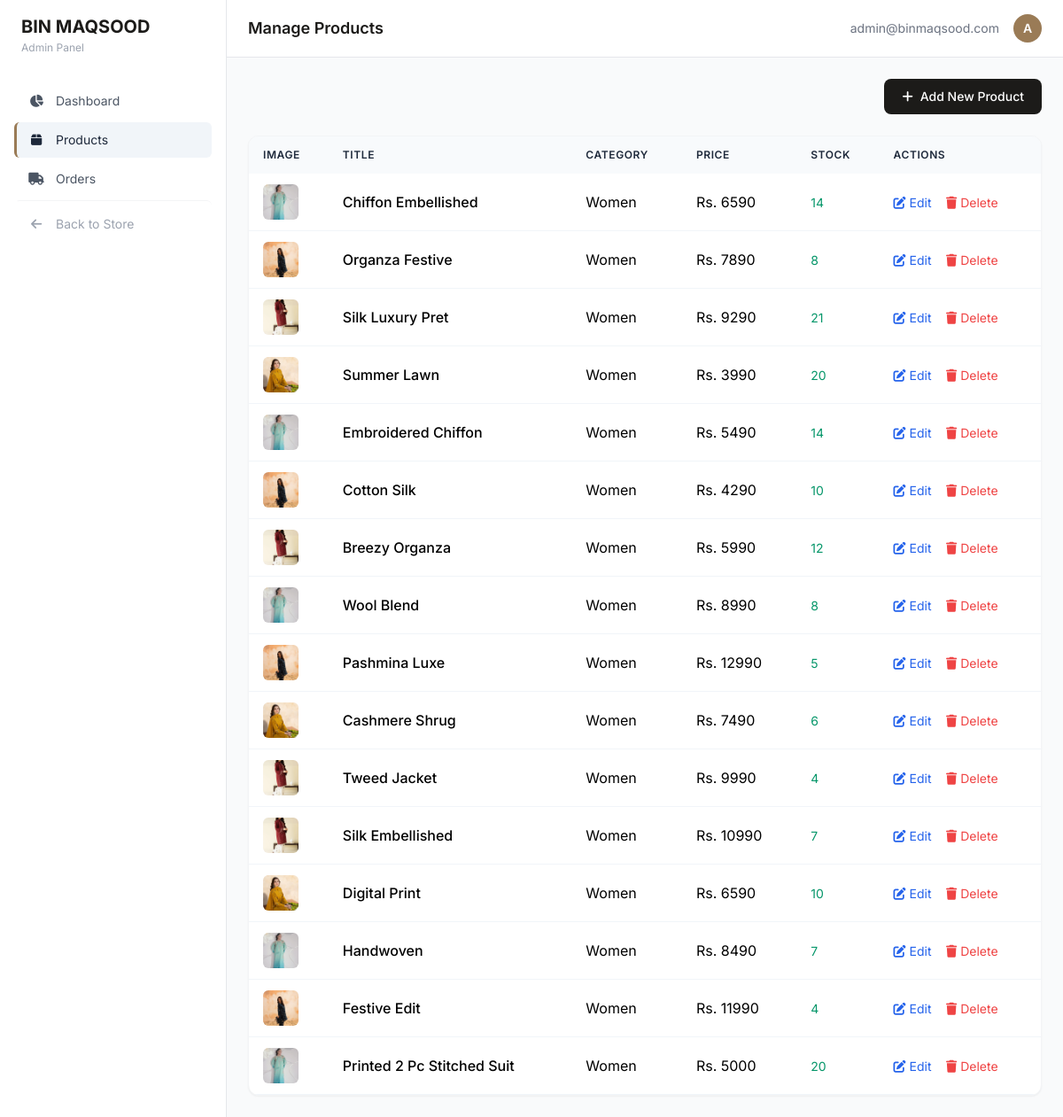
/admin/products, run on an earlier commit of the app's database.
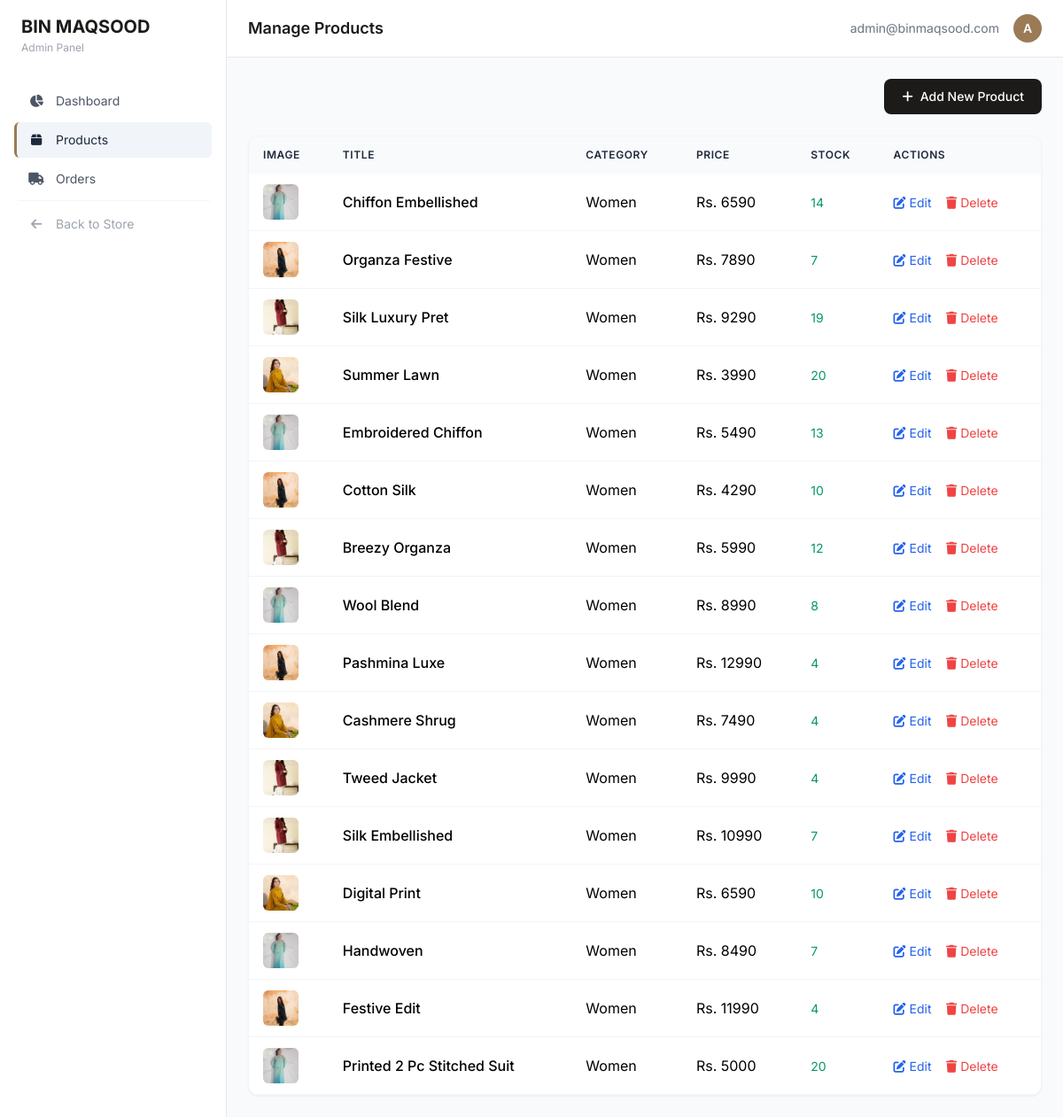
And on a later commit of the database.
### models.py (models this page shows)
class Product(db.Model):
    __tablename__ = 'products'
    id = db.Column(db.Integer, primary_key=True)
    title = db.Column(db.String(200), nullable=False)
    price = db.Column(db.Numeric(10, 2), nullable=False)
    category = db.Column(db.String(50))
    stock = db.Column(db.Integer, default=0)
    image_path = db.Column(db.String(300))
    order_items = db.relationship('OrderItem', backref='product', lazy=True)

### app.py (the view)
@app.route('/admin/products')
def admin_products():
    products = Product.query.all()
    return render_template('admin/products.html', products=products)

### templates/admin/products.html (shortened to what this page needs)
{% extends "admin/base.html" %}
{% block admin_header %}Manage Products{% endblock %}
{% block admin_content %}
<div class="flex justify-end mb-6">
    <button onclick="document.getElementById('add-product-modal').classList.remove('hidden')"
        class="bg-[#1C1B19] hover:bg-[#9A7B56] text-white text-sm font-medium px-5 py-2.5 rounded-lg transition flex items-center gap-2">
        <i class="fas fa-plus"></i> Add New Product
    </button>
</div>
<div class="bg-white rounded-xl shadow-sm border border-gray-100 overflow-hidden">
    <table class="admin-table w-full">
        <thead>
            <tr>
                <th>Image</th>
                <th>Title</th>
                <th>Category</th>
                <th>Price</th>
                <th>Stock</th>
                <th>Actions</th>
            </tr>
        </thead>
        <tbody>
            {% for product in products %}
            <tr>
                <td><img src="{{ url_for('static', filename=product.image_path) }}" alt="{{ product.title }}"
                        class="w-10 h-10 rounded-md object-cover" /></td>
                <td class="font-medium">{{ product.title }}</td>
                <td>{{ product.category }}</td>
                <td>Rs. {{ product.price|int }}</td>
                <td><span class="text-emerald-600 text-sm">{{ product.stock }}</span></td>
                <td>
                    <button
                        onclick="openEditModal({{ product.id }}, '{{ product.title }}', {{ product.price|float }}, '{{ product.category }}', {{ product.stock }})"
                        class="text-blue-600 hover:text-blue-800 text-sm mr-3">
                        <i class="fas fa-edit"></i> Edit
                    </button>
                    <button onclick="deleteProduct({{ product.id }})" class="text-red-500 hover:text-red-700 text-sm">
                        <i class="fas fa-trash"></i> Delete
                    </button>
                </td>
            </tr>
            {% endfor %}
        </tbody>
    </table>
</div>
{% endblock %}

What changed in the data, as far as the page shows it:
changed Product "Organza Festive": stock "8" → "7"
changed Product "Silk Luxury Pret": stock "21" → "19"
changed Product "Embroidered Chiffon": stock "14" → "13"
changed Product "Pashmina Luxe": stock "5" → "4"
changed Product "Cashmere Shrug": stock "6" → "4"
